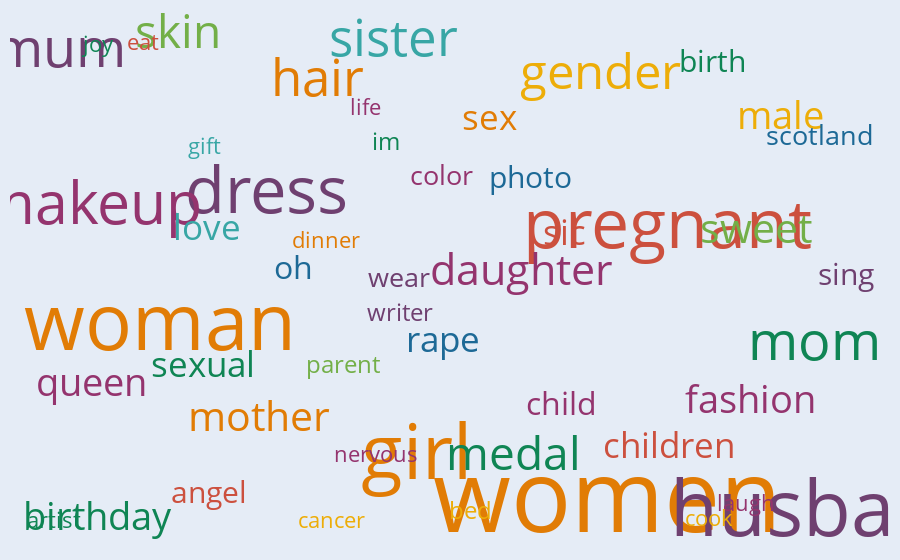

This figure's notebook cell:
### Code cell
female_topk_words = word_scores.tail(topk).set_index('word')['score']
female_topk_words = female_topk_words.apply(abs).sort_values(ascending=False)
weights = female_topk_words.values
topk_words_freq = female_topk_words.apply(lambda x: int(x * 10))
word_frequencies = topk_words_freq.to_dict()
fig = plot_word_could(word_frequencies, weights=weights, file_name='female_word_cloud.html')
fig.show()

### Figure 1 — Plotly figure (JSON) as saved in the notebook; plotly's stock layout.template omitted (floating-point values rounded to 4 significant figures)
{"data": [{"hoverinfo": "text", "hovertext": ["women: 3.771244762734398", "husband: 2.9703910582562494", "woman: 2.912544543020636", "girl: 2.8267703345410133", "pregnant: 2.5090884980513186", "dress: 2.4943185387398894", "makeup: 2.2190505524398474", "mum: 2.08436274326236", "mom: 2.0654472048059342", "hair: 1.9875392264364529", "sister: 1.939825817770128", "gender: 1.8832401257211", "medal: 1.7687919058160733", "skin: 1.7209331946058213", "daughter: 1.6293126266476443", "mother: 1.5289056733632709", "sweet: 1.5134281181006106", "queen: 1.4992558263012503", "birthday: 1.4692986631378275", "fashion: 1.4617131354515889", "male: 1.4547169252169667", "sex: 1.3997217258076813", "children: 1.354511541628249", "rape: 1.3337019177841956", "sexual: 1.3291487994920888", "sic: 1.307277984615716", "love: 1.3006947152244517", "oh: 1.2882821385364256", "child: 1.2100931955626482", "birth: 1.1967958576447668", "photo: 1.1746757732708757", "sing: 1.1682880859490754", "angel: 1.1398826509026294", "color: 1.090263317087416", "wear: 1.0820695878608917", "scotland: 1.0157215524679544", "bed: 0.9986721156515352", "writer: 0.9311418656632628", "parent: 0.9294575025820372", "im: 0.9004558194798683", "dinner: 0.8988246100755646", "nervous: 0.8981043470450499", "laugh: 0.8912701656770272", "joy: 0.8903600760783439", "cancer: 0.8660239529354078", "gift: 0.8556923313302214", "cook: 0.8399928724451298", "eat: 0.8378301924108034", "life: 0.8300784710029439", "artist: 0.8274850986723739"], "mode": "text", "text": ["women", "husband", "woman", "girl", "pregnant", "dress", "makeup", "mum", "mom", "hair", "sister", "gender", "medal", "skin", "daughter", "mother", "sweet", "queen", "birthday", "fashion", "male", "sex", "children", "rape", "sexual", "sic", "love", "oh", "child", "birth", "photo", "sing", "angel", "color", "wear", "scotland", "bed", "writer", "parent", "im", "dinner", "nervous", "laugh", "joy", "cancer", "gift", "cook", "eat", "life", "artist"], "textfont": {"color": ["rgb(225, 124, 5)", "rgb(111, 64, 112)", "rgb(225, 124, 5)", "rgb(225, 124, 5)", "rgb(204, 80, 62)", "rgb(111, 64, 112)", "rgb(148, 52, 110)", "rgb(111, 64, 112)", "rgb(15, 133, 84)", "rgb(225, 124, 5)", "rgb(56, 166, 165)", "rgb(237, 173, 8)", "rgb(15, 133, 84)", "rgb(115, 175, 72)", "rgb(148, 52, 110)", "rgb(225, 124, 5)", "rgb(115, 175, 72)", "rgb(148, 52, 110)", "rgb(15, 133, 84)", "rgb(148, 52, 110)", "rgb(237, 173, 8)", "rgb(225, 124, 5)", "rgb(204, 80, 62)", "rgb(29, 105, 150)", "rgb(15, 133, 84)", "rgb(204, 80, 62)", "rgb(56, 166, 165)", "rgb(29, 105, 150)", "rgb(148, 52, 110)", "rgb(15, 133, 84)", "rgb(29, 105, 150)", "rgb(111, 64, 112)", "rgb(204, 80, 62)", "rgb(148, 52, 110)", "rgb(111, 64, 112)", "rgb(29, 105, 150)", "rgb(237, 173, 8)", "rgb(111, 64, 112)", "rgb(115, 175, 72)", "rgb(15, 133, 84)", "rgb(225, 124, 5)", "rgb(148, 52, 110)", "rgb(148, 52, 110)", "rgb(15, 133, 84)", "rgb(237, 173, 8)", "rgb(56, 166, 165)", "rgb(237, 173, 8)", "rgb(204, 80, 62)", "rgb(148, 52, 110)", "rgb(15, 133, 84)"], "size": [100.0, 78.38, 78.38, 75.68, 67.57, 64.86, 59.46, 54.05, 54.05, 51.35, 51.35, 48.65, 45.95, 45.95, 43.24, 40.54, 40.54, 37.84, 37.84, 37.84, 37.84, 35.14, 35.14, 35.14, 35.14, 35.14, 35.14, 32.43, 32.43, 29.73, 29.73, 29.73, 29.73, 27.03, 27.03, 27.03, 24.32, 24.32, 24.32, 24.32, 21.62, 21.62, 21.62, 21.62, 21.62, 21.62, 21.62, 21.62, 21.62, 21.62]}, "x": [563, 788, 114, 372, 624, 221, 44, 13, 772, 272, 349, 557, 469, 132, 477, 213, 713, 45, 50, 708, 738, 445, 626, 398, 157, 521, 161, 248, 518, 670, 487, 804, 163, 397, 354, 778, 426, 355, 298, 341, 281, 331, 703, 51, 286, 158, 666, 97, 320, 7], "y": [45, 28, 352, 127, 525, 586, 564, 836, 324, 784, 854, 794, 130, 864, 451, 195, 523, 255, 21, 225, 720, 718, 146, 331, 287, 517, 526, 457, 219, 816, 613, 444, 65, 617, 440, 687, 35, 379, 289, 678, 506, 132, 48, 848, 17, 669, 21, 851, 737, 17], "type": "scatter"}], "layout": {"autosize": true, "margin": {"pad": 1000, "t": 10, "l": 10, "r": 10, "b": 10}, "xaxis": {"automargin": true, "showgrid": false, "showticklabels": false, "zeroline": false}, "yaxis": {"automargin": true, "showgrid": false, "showticklabels": false, "zeroline": false}}}
